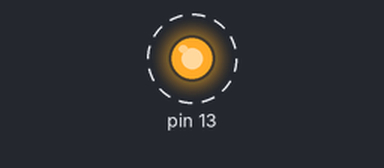
Bench run of a sketch on a simulated Arduino Uno, built for the host (arithmetic inside an expression is 32-bit, double 64-bit). Parts: output pins drawn as LEDs (lit = HIGH). Dashed ring = blinking. What the sketch prints to the serial monitor is not drawn.

Above: at 0.3 s.
Timing chart, 0 to 3.1 s (numbered marks = the images above):
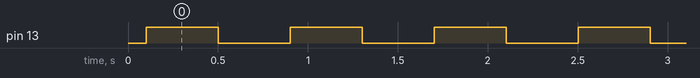

The sketch:

sketch_asm1.ino
```cpp
#include "testasm.h"

void setup() {
  // put your setup code here, to run once
  Serial.begin(9600);
  Serial.print("The sum of 3 and 4 is: ");
  Serial.println(testasm(3, 4));
  Serial.print("The sum of 4 and 3 is: ");
  Serial.println(testasm(4, 3));
  Serial.print("The sum of 255 and 255 is: ");
  Serial.println(testasm(255, 255));
  Serial.print("The sum of 0 and 0 is: ");
  Serial.println(testasm(0, 0));
  Serial.print("The sum of 10 and 10 is: ");
  Serial.println(testasm(10, 10));
  Serial.print("The sum of 1 and 1 is: ");
  Serial.println(testasm(1, 1));


  pinMode (13, OUTPUT);
}

void loop() {
  // put your main code here, to run repeatedly:
  digitalWrite (13, HIGH);
  delay(400);
  digitalWrite (13, LOW);
  delay(400);
}
```

testasm.cpp
```cpp
#include "testasm.h"

/* the attribute "used" tells the compiler to not inline this function */
__attribute__((used))
unsigned int testasm(unsigned char a, unsigned char b) {
  unsigned int out;

  asm volatile (R"(

   rjmp start_of_assembly

   .data
   ; any data values/static storage can go here

   .text

start_of_assembly:
   ; Your assembly language program goes here
   ;
   ; For this example, your program must not modify any registers other than
   ; r24 and r25. In other words, save and restore all the registers that
   ; are modified by your code.

   ; Tell the compiler to move the arguments a, b into registers
   ; r24, r25 respectively
   ;
   mov r24,%1
   mov r25,%2
   ;
   ;  --- YOUR CODE GOES HERE ---
   ;       r24 = a, r25 = b
   ;
   add r24, r25 ;adds register 25 to register 24 and saved it to r24. May or may not flag carry bit
   mov r25, r1  ;sets r25 to 0
   adc r25, r1  ; if carry flag is set, adds 1 to the operation of adding 0 to r25, if not, simply adds 0 and r25


   ;
   ;  --- YOUR CODE ENDS ---
   ;      The result must be in the register pair r25:r24
   ;      You can also rjmp to the label end_of_assembly if you need to.
   ;
end_of_assembly:
   ; -- move r25:r24 to the 16-bit word in variable out
   movw %0,r24

)" : "=w" (out)  /* out is %0, and a 16-bit variable that is modified
		    by the assembly language */
   : "r" (a), "r" (b)  /* a is %1, b is %2, both are register-sized
			  variables */
   : "r25", "r24");   /* r24, r25 are modified by this assembly
			 language fragment */

  return out;
}
```

testasm.h
```cpp
unsigned int testasm (unsigned char, unsigned char);
```

Measured:
- by itself, pin 13: alternates HIGH for 0.40 s and LOW for 0.40 s
